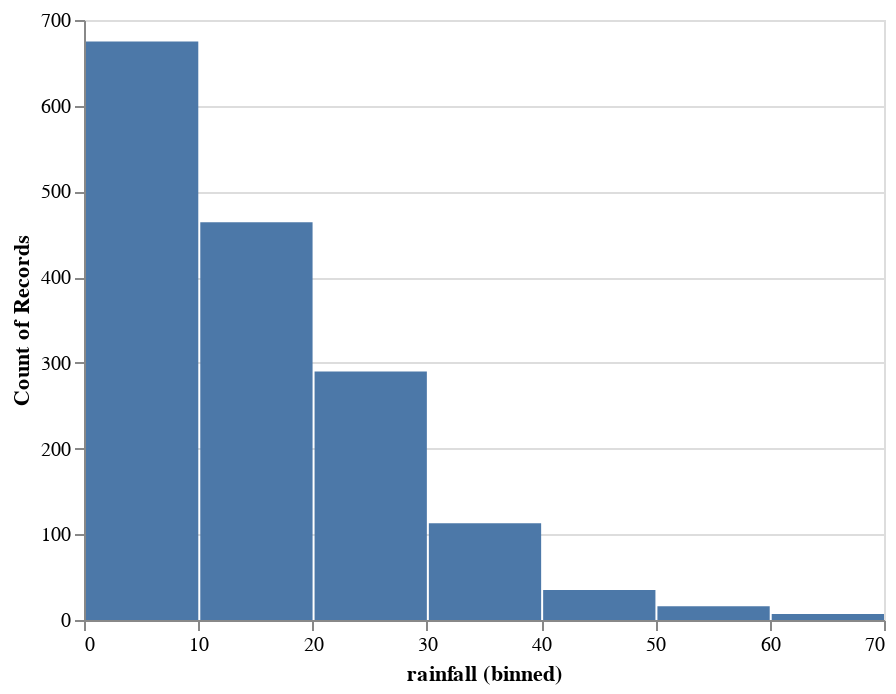

Notebook code cell kept with this figure:
### Code cell
alt.Chart(world.df_features).mark_bar().encode(
    alt.X("rainfall", bin=True),
    y='count()',
)

### Figure 1 — Vega-Lite specification as saved in the notebook (floating-point values rounded to 4 significant figures; data arrays with more than 128 entries replaced by an {"elided": "..."} marker saying what was removed)
{"$schema": "https://vega.github.io/schema/vega-lite/v2.6.0.json", "config": {"view": {"height": 300, "width": 400}}, "data": {"name": "data-11fc4efdddf192b1039918fa15a478d4"}, "datasets": {"data-11fc4efdddf192b1039918fa15a478d4": {"elided": "1600 records"}}, "encoding": {"x": {"bin": true, "field": "rainfall", "type": "quantitative"}, "y": {"aggregate": "count", "type": "quantitative"}}, "mark": "bar"}
